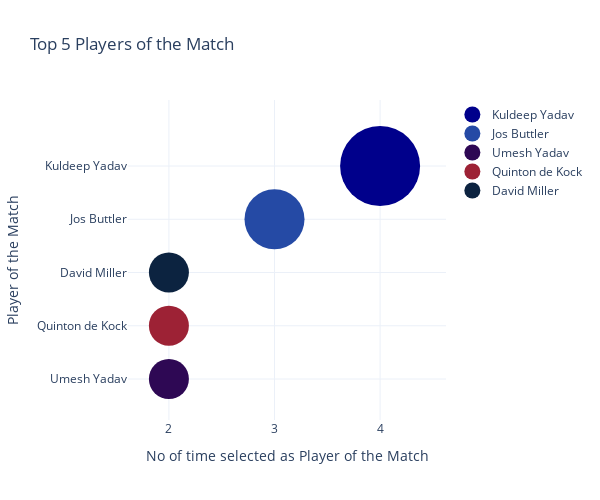

The code cell stored with this chart in its notebook:
### Markdown cell above
# Query 5

<font size="5" color = '#19388A'> <b>Does success in IPL 2022 hinge on having top performing players as part of the winning team? </b></font>

### Code cell
top_players = df['player_of_the_match'].value_counts().nlargest(5)
player_colors = {
    'Umesh Yadav': '#2E0854',
    'Jos Buttler': '#254AA5',
    'Kuldeep Yadav': '#00008B',
    'David Miller': '#0C2340',
    'Quinton de Kock': '#9D2235'
}

fig = go.Figure()

for i in range(len(top_players)):
    player_name = top_players.index[i]
    count = top_players.values[i]
    color = player_colors[player_name]
    fig.add_trace(go.Scatter(
        x=[count],
        y=[player_name],
        mode='markers',
        name=player_name,
        marker=dict(
            size=count*20,
            sizemode='diameter',
            sizemin=5,
            color=color,
            showscale=False
        )
    ))

fig.update_layout(
    title='Top 5 Players of the Match',
    xaxis_title='No of time selected as Player of the Match',
    yaxis_title='Player of the Match',
    template='plotly_white', height=500, width=600,
)
fig.update_layout(yaxis={'categoryorder':'total ascending'})

fig.show()

### Figure 1 — Plotly figure (JSON) as saved in the notebook; plotly's stock layout.template omitted (floating-point values rounded to 4 significant figures)
{"data": [{"marker": {"color": "#00008B", "showscale": false, "size": 80, "sizemin": 5, "sizemode": "diameter"}, "mode": "markers", "name": "Kuldeep Yadav", "type": "scatter", "x": [4], "y": ["Kuldeep Yadav"]}, {"marker": {"color": "#254AA5", "showscale": false, "size": 60, "sizemin": 5, "sizemode": "diameter"}, "mode": "markers", "name": "Jos Buttler", "type": "scatter", "x": [3], "y": ["Jos Buttler"]}, {"marker": {"color": "#2E0854", "showscale": false, "size": 40, "sizemin": 5, "sizemode": "diameter"}, "mode": "markers", "name": "Umesh Yadav", "type": "scatter", "x": [2], "y": ["Umesh Yadav"]}, {"marker": {"color": "#9D2235", "showscale": false, "size": 40, "sizemin": 5, "sizemode": "diameter"}, "mode": "markers", "name": "Quinton de Kock", "type": "scatter", "x": [2], "y": ["Quinton de Kock"]}, {"marker": {"color": "#0C2340", "showscale": false, "size": 40, "sizemin": 5, "sizemode": "diameter"}, "mode": "markers", "name": "David Miller", "type": "scatter", "x": [2], "y": ["David Miller"]}], "layout": {"height": 500, "title": {"text": "Top 5 Players of the Match"}, "width": 600, "xaxis": {"title": {"text": "No of time selected as Player of the Match"}}, "yaxis": {"categoryorder": "total ascending", "title": {"text": "Player of the Match"}}}}
